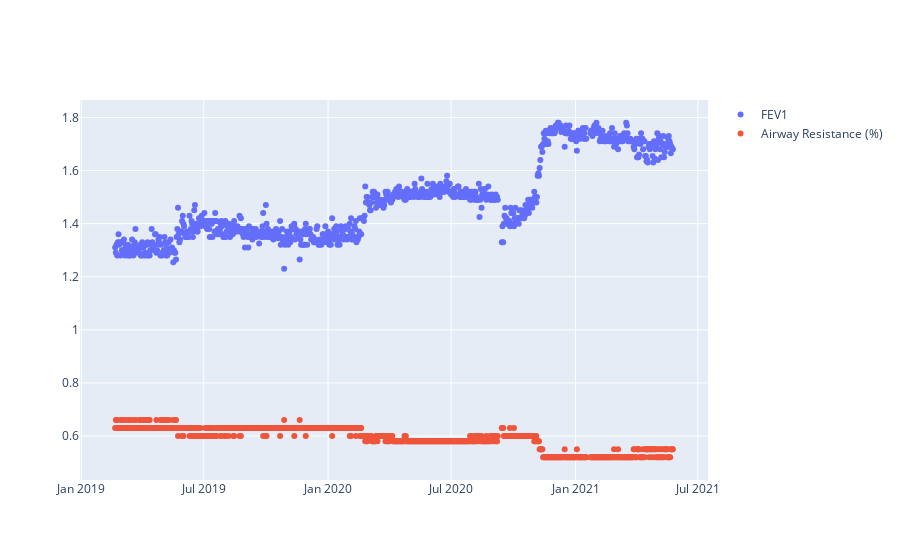

Notebook source saved alongside this figure:
### Code cell
# Check that the computed airway resistance makes sense
# Plot ID 101 FEV1 profile with Date Recorded
# '113', '126', '202', '331'
ID = "101"
fig = go.Figure()
fig.add_trace(
    go.Scatter(
        x=df[df.ID == ID]["Date Recorded"],
        y=df[df.ID == ID]["FEV1"],
        mode="markers",
        name="FEV1",
    )
)
# Add trace for predicted FEV1
# fig.add_trace(go.Scatter(x=df[df.ID == "101"]["Date Recorded"], y=df[df.ID == "101"]["Predicted FEV1"], mode="markers", name="Predicted FEV1"))
# Add trace for airway resistance using s_AW
fig.add_trace(
    go.Scatter(
        x=df[df.ID == ID]["Date Recorded"],
        y=df[df.ID == ID]["Airway Resistance"],
        mode="markers",
        name="Airway Resistance (%)",
    )
)
# fig.add_trace(go.Scatter(x=df[df.ID == ID]["Date Recorded"], y=s_AW[ID], mode="markers", name="Airway Resistance"))

### Figure 1 — Plotly figure (JSON) as saved in the notebook; plotly's stock layout.template omitted (floating-point values rounded to 4 significant figures; data arrays with more than 128 entries replaced by an {"elided": "..."} marker saying what was removed)
{"data": [{"mode": "markers", "name": "FEV1", "type": "scatter", "x": {"elided": "816 str values"}, "y": {"elided": "816 float values"}}, {"mode": "markers", "name": "Airway Resistance (%)", "type": "scatter", "x": {"elided": "816 str values"}, "y": {"elided": "816 float values"}}], "layout": {}}
